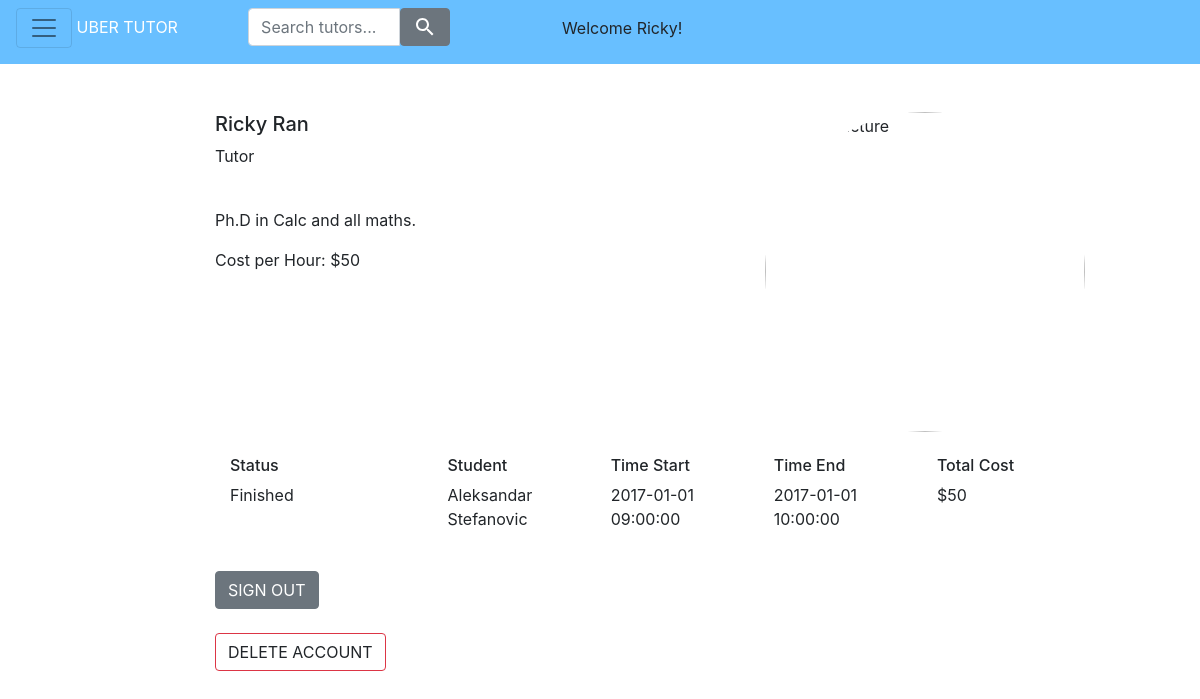
The page /content/profile/profile.php (signed in) on the database its author committed.
### tables this page shows
CREATE TABLE `users` (
  `id` int(11) NOT NULL AUTO_INCREMENT,
  `roleId` int(11) DEFAULT NULL,
  `firstName` varchar(355) DEFAULT NULL,
  `lastName` varchar(355) DEFAULT NULL,
  `profilePic` varchar(355) DEFAULT NULL,
  `intro` varchar(999) DEFAULT NULL,
  `costPerHour` float DEFAULT NULL,
  `userName` varchar(355) DEFAULT NULL,
  `password` varchar(355) DEFAULT NULL,
  `fullIntro` varchar(999) DEFAULT NULL,
  PRIMARY KEY (`id`),
  KEY `roleId` (`roleId`),
  CONSTRAINT `users_ibfk_1` FOREIGN KEY (`roleId`) REFERENCES `roles` (`id`)
);

CREATE TABLE `roles` (
  `id` int(11) NOT NULL AUTO_INCREMENT,
  `roleName` varchar(355) DEFAULT NULL,
  PRIMARY KEY (`id`)
);

CREATE TABLE `transactions` (
  `id` int(11) NOT NULL AUTO_INCREMENT,
  `tutorId` int(11) DEFAULT NULL,
  `userId` int(11) DEFAULT NULL,
  `complete` tinyint(1) DEFAULT NULL,
  `startTime` datetime DEFAULT NULL,
  `endTime` datetime DEFAULT NULL,
  `tutorAccept` tinyint(1) DEFAULT NULL,
  PRIMARY KEY (`id`),
  KEY `tutorId` (`tutorId`),
  KEY `userId` (`userId`),
  CONSTRAINT `transactions_ibfk_1` FOREIGN KEY (`tutorId`) REFERENCES `users` (`id`),
  CONSTRAINT `transactions_ibfk_2` FOREIGN KEY (`userId`) REFERENCES `users` (`id`)
);

### web/content/profile/profile_model.php (called while the page is built, shortened)
<?php
    $userId = $_SESSION['userId'];
    $query = "SELECT roleId, firstName, lastName, profilePic, intro, fullIntro, costPerHour, userName FROM users WHERE id=" . $userId;
    $users = $db->query($query);
    $user = $users->fetch();
    $roleId = $user['roleId'];
    $query = "SELECT roleName FROM roles WHERE id=" . $roleId;
    $roleName = $db->query($query)->fetch()['roleName'];
    $query = "SELECT id, tutorId, userId, startTime, endTime, tutorAccept, complete FROM transactions WHERE userId=" . $userId . " or tutorId=" . $userId;
    $results = $db->query($query);
    $transactions = array();
?>

### web/content/profile/profile_view.php (the view, shortened to what this page needs)
<div id="main" class="col-9">
    <div class="media">
        <div class="media-body">
            <h5 class="mt-0"><?php echo $_SESSION['firstName'] . " " . $_SESSION['lastName'] ?></h5>
            <p><?php echo ucfirst($roleName) ?></p>
            <br />
            <p><?php echo $user['intro'] ?></p>
            <?php if ($user['roleId'] == 2) { ?>
                <p><?php echo 'Cost per Hour: $' . $user['costPerHour'] ?></p>
            <?php } ?>
        </div>
        <img class="profilepic" src=<?php echo $user['profilePic'] ?> alt="Profile Picture">
    </div>
    <br />
    <div class="container">
        <div class="row">
            <div class="col-3">
                <h6>Status</h6>
            </div>
            <div class="col">
                <?php if ($user['roleId'] == 1) { ?>
                    <h6>Tutor</h6>
                <?php } else { ?>
                    <h6>Student</h6>
                <?php } ?>
            </div>
            <div class="col">
                <h6>Time Start</h6>
            </div>
            <div class="col">
                <h6>Time End</h6>
            </div>
            <div class="col">
                <h6>Total Cost</h6>
            </div>
        </div>
        <?php
            foreach ($transactions as $transaction) {
                include ('../transactions/transaction_view.php');
            }
        ?>
    </div>
    <br />
    <a class="btn btn-secondary" role="button" href="/content/profile/process_profile_signout.php">SIGN OUT</a>
    <br />
    <br />
    <a class="btn btn-outline-danger" role="button" onClick="deleteAccount()">DELETE ACCOUNT</a>
    <br />
</div>

### web/content/transactions/transaction_view.php (shortened to what this page needs)
<div class="row">
    <div class="col-3">
        <?php if ($transaction['statusId'] == 1 && $user['roleId'] == 2) { ?>
         <form method="post" action="/content/transactions/process_transaction_approval.php">
            <button class="btn btn-secondary" type="submit">Approve</button>
            <input type="hidden" name="transactionid" value=<?php echo $transaction['id'] ?> />
            <input type="hidden" name="tutorid" value=<?php echo $transaction['tutorid'] ?> />
            <input type="hidden" name="approval" value="1" />
         </form>
         <form method="post" action="/content/transactions/process_transaction_approval.php">
            <button class="btn btn-secondary" type="submit">Reject</button>
            <input type="hidden" name="transactionid" value=<?php echo $transaction['id'] ?> />
            <input type="hidden" name="tutorid" value=<?php echo $transaction['tutorid'] ?> />
            <input type="hidden" name="approval" value="0" />
         </form>
        <?php } else { ?>
            <p><?php echo $transaction['status'] ?></p>
        <?php } ?>
    </div>
    <div class="col">
        <p><?php echo $transaction['name'] ?></p>
    </div>
    <div class="col">
        <?php if (empty($transaction['startTime'])) { ?>
            <p>N/A</p>
        <?php } else { ?>
            <p><?php echo $transaction['startTime'] ?></p>
        <?php } ?>
    </div>
    <div class="col">
        <?php if (empty($transaction['endTime'])) { ?>
            <p>N/A</p>
        <?php } else { ?>
            <p><?php echo $transaction['endTime'] ?></p>
        <?php } ?>
    </div>
    <div class="col">
        <p>$<?php echo $transaction['totalCost'] ?></p>
    </div>
</div>

### web/stylesheets/index.css (style rules this page uses)
.profilepic { height: 20rem !important; width: 20rem !important; border-radius: 50%; }

### rows shown on the page
users: roleId.roleName "Tutor", intro "Ph.D in Calc and all maths.", costPerHour "50"
transactions: status "Finished", name "Aleksandar Stefanovic", startTime "2017-01-01 09:00:00", endTime "2017-01-01 10:00:00", totalCost "50"

### other values the page prints
$_SESSION['firstName'] "Ricky"
$_SESSION['lastName'] "Ran"
